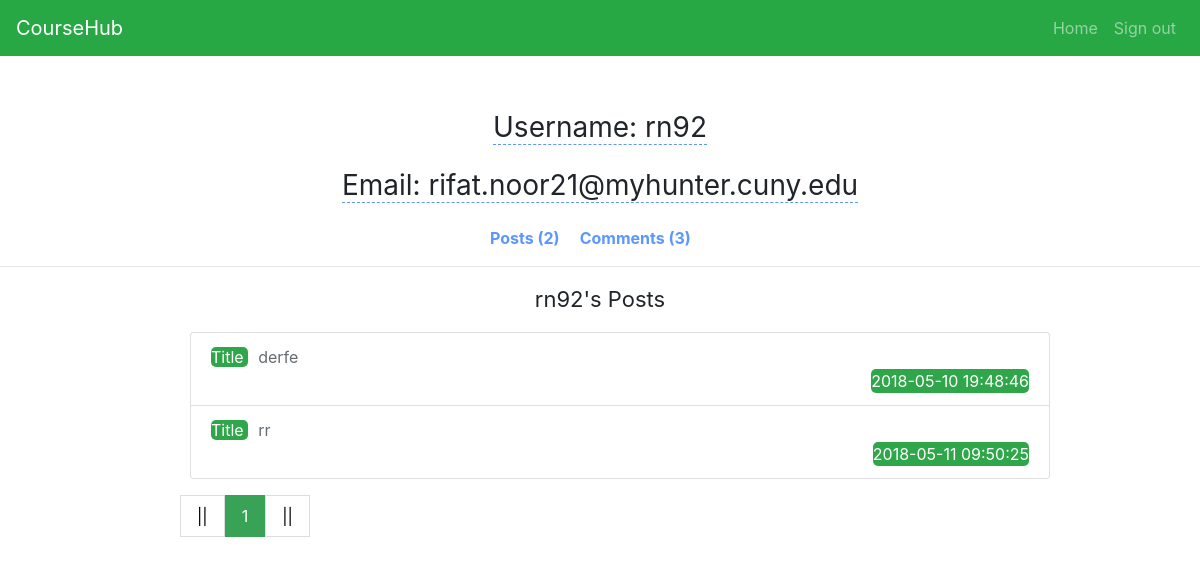
The app's page /usercenter/rn92/post (signed in) with its own data.
### coursehubapp.py (models this page shows)
class User(UserMixin, db.Model):
    __tablename__ = 'user'
    id = db.Column(db.Integer, primary_key=True)
    username = db.Column(db.String(15), unique=True, nullable=False)
    email = db.Column(db.String(50), unique=True, nullable=False)
    password = db.Column(db.String(80), nullable=False)
    post = db.relationship('Post', backref='user', lazy='dynamic')
    comment = db.relationship('Comment', backref='user', lazy='dynamic')
    courses = db.relationship('Course', secondary=students_courses, backref=db.backref('students'), lazy='dynamic')

class Post(db.Model):
    __tablename__ = 'post'
    __searchable__ = ['title']
    id = db.Column(db.Integer, primary_key=True)
    title = db.Column(db.String(100))
    description = db.Column(db.String())
    user_id = db.Column(db.Integer, db.ForeignKey('user.id'), nullable=False)
    course_id = db.Column(db.Integer, db.ForeignKey('course.id'), nullable=False)
    post_time = db.Column(db.DateTime, default=datetime.now)
    rating = db.Column(db.Integer)
    comment = db.relationship('Comment', backref='post', lazy='dynamic')

### coursehubapp.py (the view)
@app.route('/usercenter/<username>/<tag>')
@login_required
def usercenter(username, tag):
    user = User.query.filter(User.username == username).first()
    page = request.args.get(get_page_parameter(), type=int, default=1)
    pagination1 = user.post.paginate(page=page, per_page=10, error_out=False)
    pagination2 = user.comment.paginate(page=page, per_page=10, error_out=False)
    comments = pagination2.items
    posts = pagination1.items
    if tag == 'post':
        return render_template('usercenter1.html', user=user, pagination1=pagination1, posts=posts)
    else:
        return render_template('usercenter2.html', user=user, pagination2=pagination2, comments=comments)

### coursehubapp.py (called while the page is built)
@login_manager.user_loader
def load_user(user_id):
    return User.query.get(int(user_id))

### templates/usercenter1.html
{% extends 'usercenter.html' %}
{% block user %}
    <p style="font-size: 22px; text-align: center;">{{ user.username }}'s Posts</p>
    <div class="all-post"  style="margin:0 auto;width:900px;height:auto;">
              <ul class="note-list" >
                {% for post in posts %}
                    <li class="list-group-item">
                    <span style="border-radius: 5px; background: #30a64a; color: white; margin-right: 10px;" >  Title  </span>
                        <span>  <a style="color: #646c71;" href="{{ url_for('detail',post_id=post.id) }}"> {{ post.title }}</a></span>
                        <br>
                        <span style="float:right; border-radius:  5px; background: #30a64a; color: white;" >{{ post.post_time.strftime('%Y-%m-%d %H:%M:%S') }}</span>
                        <br>
                    </li>
                {% endfor %}
            </ul>
     </div>
      <div class="pagination-container">
    <ul class="pagination">
       {% if pagination1.has_prev %}
            <li><a href="{{url_for('usercenter',username=user.username,tag='post', page=pagination1.page-1)}}">«</a></li>
            {% else %}
            <li><a href="">||</a></li>
            {% endif %}
            {% for p in pagination1.iter_pages() %}
                {% if p %}
                    {% if p == pagination1.page %}
                <li ><a class="active" href="">{{p}}</a></li>
                {% else %}
                <li><a href="{{ url_for('usercenter',username=user.username,tag='post', page=p)}}">{{p}}</a></li>
                {% endif %}
                {% else %}
                <li><a href="">&hellip;</a></li>
                {% endif %}
            {% endfor %}
            {% if pagination1.has_next %}
                <li><a href="{{url_for('usercenter',username=user.username,tag='post',page=pagination1.page+1)}}">»</a></li>
            {% else %}
             <li><a href="">||</a></li>
            {% endif %}
    </ul>
      </div>
 {% endblock %}

### templates/usercenter.html (shortened to what this page needs)
<!DOCTYPE html>
<html lang="en">
<head>
 <link rel="stylesheet" href="https://maxcdn.bootstrapcdn.com/bootstrap/4.0.0/css/bootstrap.min.css">
 <link rel="stylesheet" type="text/css">
</head>
   <nav class="navbar navbar-expand-sm bg-success navbar-dark">
       <a class="navbar-brand" href="#">CourseHub</a>
           <ul class="navbar-nav ml-auto">
               <li class="nav-item">
                   <a class="nav-link" href="{{ url_for('userspage') }}"> Home</a>
               </li>
               <li class="nav-item">
                   <a class="nav-link" href="{{ url_for('logout') }}">Sign out</a>
               </li>
            </ul>
   </nav>
   <div class="user-info">
   <p><span style="border-bottom: dashed 1px #5c96ff; width: auto;">Username: {{ user.username }}</span></p>
   <p><span style="border-bottom: dashed 1px #5c96ff; width: auto;">Email: {{ user.email }}</span></p>
   </div>
<div class="header">
    <ul class="selection">
        <li> <a href="{{ url_for('usercenter',username=user.username,tag='post') }}">
          Posts ({{ user.post.count() }})</a> </li>
        <li><a href=" {{ url_for('usercenter',username=user.username,tag='comment')}}">
           Comments ({{ user.comment.count() }})</a> </li>
</ul>
</div>
<br> <hr>
{% block user %}{% endblock %}
</body>
</html>

### templates/usercenter.html (style rules this page uses)
.user-info { margin-top: 50px; }
.user-info p { text-align: center; height: auto; font-size: 28px; }
.header { margin-top: 20px; }
.selection { width: 300px; height: auto; margin:0 auto; }
.selection li { display: block; float: left; width: auto; text-align: center; margin-right: 20px; }
.selection a { width:auto; text-align: center; float: left; text-decoration: none; font-weight:bold; color: #5c96ff; }
.pagination { display: inline-block; padding: 0; margin: 0; }
.pagination li { display: inline; }
.pagination li a { color: black; float: left; padding: 8px 16px; text-decoration: none; transition: background-color .3s; border: 1px solid #ddd; }
.pagination li a.active { background-color: #38a356; color: white; border: 1px solid #38a356; }
.pagination-container { width: 70%; margin: 0 auto; }

### records on screen
User: username "rn92", email "rifat.noor21@myhunter.cuny.edu"
Post: title "derfe", post_time "2018-05-10 19:48:46"
Post: title "rr", post_time "2018-05-11 09:50:25"

### other values on screen
{{ user.post.count() }} "2"
{{ user.comment.count() }} "3"
{{ p }} "1"
